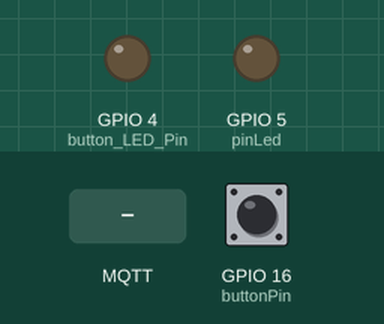
Simulated run of this sketch. Board: ESP8266 (NodeMCU). On the bench: output pins drawn as LEDs (lit = HIGH). The inputs (shaded band) are chosen by the test bench; at power-on: GPIO 16 (buttonPin) LOW. WiFi joins after 1.5 s; servers stay silent unless stated; random numbers use the default seed unless the sketch sets one; no MQTT or app messages arrive unless stated; what the sketch prints to the serial monitor is not drawn.

Above: at 2.7 s.
2.8 s: MQTT message "5" arrives on the first subscribed topic
At 4.0 s:
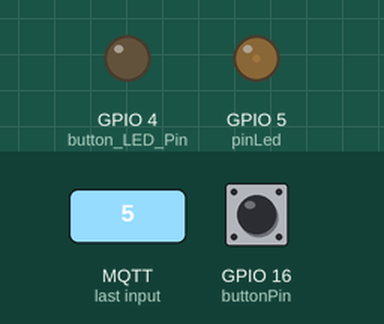
4.3 s: MQTT message "90" arrives on the first subscribed topic
At 5.4 s:
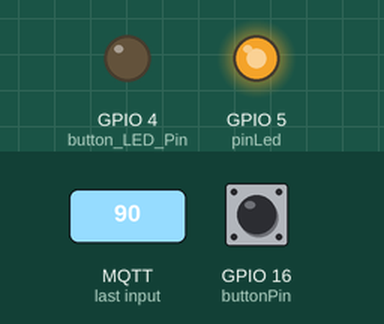
5.8 s: MQTT message "0" arrives on the first subscribed topic
At 6.5 s:
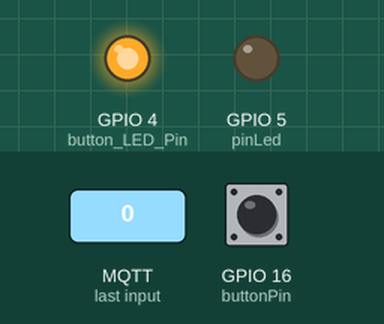
Timing chart, 0 to 8.8 s (numbered marks = the images above; inputs shaded):
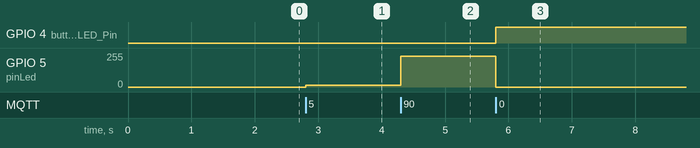

The sketch:

controller_code.ino
```cpp
#include <ESP8266WiFi.h>
#include <PubSubClient.h>

#define ssid  "" //write your SSID
#define password  "" //write password
#define mqtt_server "" //url or ip mqtt server
#define mqtt_port 1883 //port for mqtt server

#define LAMP_STATE_TOPIC "kitchen/lamp/state"
#define LAMP_POWER_TOPIC "kitchen/lamp/power"

#define pinLed 5
#define buttonPin 16
#define button_LED_Pin 4

bool state = false;
int power = 0;

WiFiClient espClient;
PubSubClient client(espClient);

void setup_wifi() {
  delay(10);
  // We start by connecting to a WiFi network
  Serial.println();
  Serial.print("Connecting to ");
  Serial.println(ssid);
  WiFi.mode(WIFI_STA);
  WiFi.begin(ssid, password);
  while (WiFi.status() != WL_CONNECTED) {
    delay(500);
    Serial.print(".");
  }
  randomSeed(micros());
  Serial.println("");
  Serial.println("WiFi connected");
  Serial.println("IP address: ");
  Serial.println(WiFi.localIP());
}

void callback(char* topic, byte* payload, unsigned int length) {
  Serial.print("Message arrived [");
  Serial.print(topic);
  Serial.print("] ");

  String input = "";
  for (int i = 0; i < length; i++) {
    Serial.print((char)payload[i]);
    input += (char)payload[i];
  }
  Serial.println();
  if (String(topic) == LAMP_STATE_TOPIC) {
    state = input.toInt();
    analogWrite(pinLed, power*state);
    digitalWrite(button_LED_Pin, !state);
  }

  if (String(topic) == LAMP_STATE_TOPIC) {
    power = map(input.toInt(), 0, 100, 0, 255);
    analogWrite(pinLed, power * state);
    digitalWrite(button_LED_Pin, !state);
  }

}

void reconnect() {
  // Loop until we're reconnected
  if(WiFi.status() != WL_CONNECTED)
    setup_wifi();

  while (!client.connected()) {
    Serial.print("Attempting MQTT connection...");
    // Create a random client ID
    String clientId = "ESP8266Client-";
    clientId += String(random(0xffff), HEX);
    // Attempt to connect
    if (client.connect(clientId.c_str())) {
      Serial.println("connected");
      client.subscribe(LAMP_STATE_TOPIC);
      client.subscribe(LAMP_POWER_TOPIC);
    } else {
      Serial.print("failed, rc=");
      Serial.print(client.state());
      Serial.println(" try again in 5 seconds");
      // Wait 5 seconds before retrying
      delay(5000);
    }
  }
}


void setup() {
  pinMode(pinLed, OUTPUT);
  pinMode(buttonPin, INPUT);
  pinMode(button_LED_Pin, OUTPUT);

  Serial.begin(115200);

  setup_wifi();
  client.setServer(mqtt_server, mqtt_port);
  client.setCallback(callback);
}

void loop() {

  if (!client.connected()) {
    reconnect();
  }
  client.loop();
  if (digitalRead(buttonPin) == HIGH) {
    while (digitalRead(buttonPin) == HIGH);
    Serial.print("Rbutton:   ");
    Serial.println(state);
    if (state == true)
      client.publish("semelion/kitchen/lamp/state", "0");
    else
      client.publish("semelion/kitchen/lamp/state", "1");
    delay(300);
  }

}
```

Measured:
- after the input at 2.8 s, GPIO 5 (pinLed): 0/255 → 13/255 at once
- after the input at 4.3 s, GPIO 5 (pinLed): 13/255 → 230/255 at once
- after the input at 5.8 s, GPIO 4 (button_LED_Pin): LOW → HIGH at once; GPIO 5 (pinLed): 230/255 → 0/255 at once
